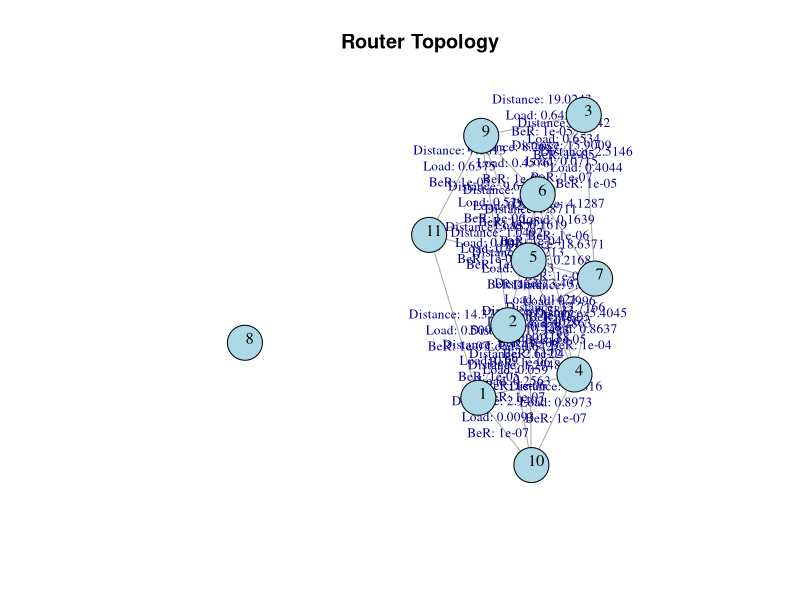
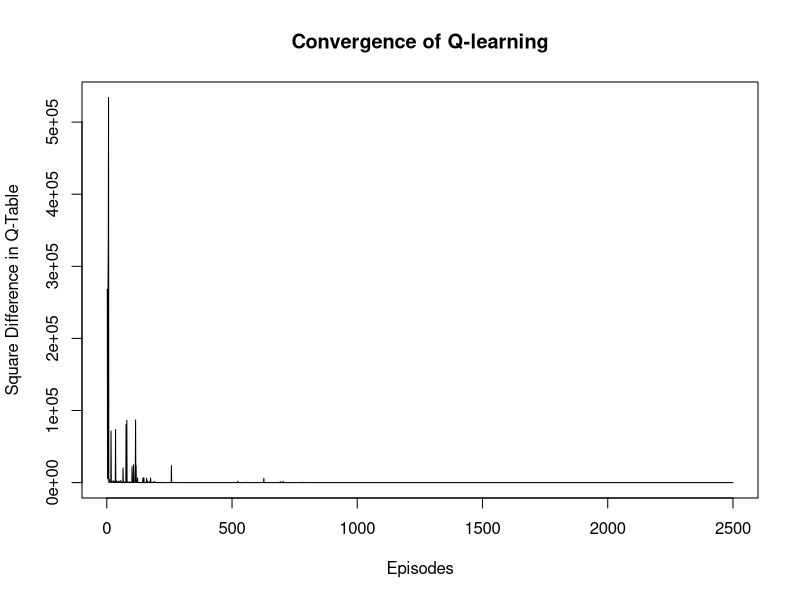

These charts were generated, in order, by the following R code: (Note: this script raises an error after producing the figures.)
rm(list=ls())
library(igraph)


################################################################################
#                       GENERATION OF RANDOM ROUTERS
################################################################################
create_states <- function(){
  "This is a function designed to generate the routers"
  
  # Generate a random number of states:
  num_states = sample(6:20, 1)
  
  # Create the states:
  states <- paste0("s", 1:num_states)
  
  # Take generated values to the environment:
  assign("num_states", num_states, envir = .GlobalEnv)
  assign("states", states, envir = .GlobalEnv)
}


################################################################################
#        GENERATION OF RANDOM VALUES OF DISTANCE, LOAD AND Bit Error Rate
################################################################################
generate_random_values <- function(num_states, num_paths){
  "This is a function used to generate random values of distance, load and BeR"
  
  # Create an empty adjacency matrix:
  adj_matrix <- matrix(0, nrow = num_states, ncol = num_states)
  
  # Fill the adjacency matrix with random values (1 or 0) to represent connections
  # between routers:
  for (i in 1:num_states) {
    for (j in 1:num_states) {
      if (i != j) {
        connection <- sample(c(0, 1), 1)
        adj_matrix[i, j] <- connection
        adj_matrix[j, i] <- connection
      }
    }
  }
  
  # Create the 3D arrays for each of the variables (the dimensions are 
  # num_states x num_states x num_paths).
  distance_values <- array(NA, dim = c(num_states, num_states, num_paths))
  load_values <- array(NA, dim = c(num_states, num_states, num_paths))
  ber_values <- array(NA, dim = c(num_states, num_states, num_paths))
  
  # Fill the arrays:
  for (i in 1:(num_states-1)) {  
    for (j in (i+1):num_states) { 
      
      # If condition to check whether there is a connection between router i and j.
      if (adj_matrix[i,j] == 1) {  
        
        # This loop iterates through each possible path between the nodes i and j.
        for (k in 1:num_paths){
          
          # For each path, it generates random values for distance, load and BeR.
          km <- runif(1, min = 1, max = 20)
          load <- runif(1, min = 0, max = 1)
          BeR <- 10^-(sample(3:8, 1))
          
          # Assign values to the arrays for both connections due to symmetry:
          distance_values[i, j, k] <- km; distance_values[j, i, k] <- km
          load_values[i, j, k] <- load; load_values[j, i, k] <- load
          ber_values[i, j, k] <- BeR; ber_values[j, i, k] <- BeR
        }
      }
    }
  }
  
  # Take generated values to the environment:
  assign("adj_matrix", adj_matrix, envir = .GlobalEnv)
  assign("distance_values", distance_values, envir = .GlobalEnv)
  assign("load_values", load_values, envir = .GlobalEnv)
  assign("ber_values", ber_values, envir = .GlobalEnv)
}


################################################################################
#                 SELECTION OF BEST PATHS (BASED ON PENALTIES)
################################################################################
calculate_total_cost <- function(distance_km, load, BeR) {
  "This is a function used to compute the total cost of a certain path based on
  distance, load and BeR values"
  
  # Penalization of propagation delay: we penalize 5us for each km in the fiber.
  propagation_delay = 5 * distance_km
  
  # Penalization of transmission queue delay: we penalize 1 us x (1/(1-load)).
  tranmission_queue_delay = 1/(1-load)
  
  # Penalization of BeR:
  if (BeR >= 10^-4 && BeR <= 1){
    ber_penalty = 1000
  } else if (BeR > 10^-5 && BeR < 10^-4){
    ber_penalty = 50
  } else {
    ber_penalty = 0
  }
  
  # Sum of penalties:
  return (propagation_delay + tranmission_queue_delay + ber_penalty)
}

select_best_paths <- function(num_states, num_paths, adj_matrix, distance_values, load_values, ber_values){
  "The main goal of this function is to go through all the possible paths from
  one router to another and select the one with the lowest cost"
  
  # Construct 4 matrices:
  # 1. cost_matrix: it will store the cost of the shortest paths.
  cost_matrix <- matrix(-Inf, nrow = num_states, ncol = num_states)
  
  # 2. chosen_distance: it will store the distance between routers of the path
  # that gave the lowest cost.
  chosen_distance <- matrix(NA, nrow = num_states, ncol = num_states)
  
  # 3. chosen_load: it will store the load between routers of the path
  # that gave the lowest cost.
  chosen_load <- matrix(NA, nrow = num_states, ncol = num_states)
  
  # 4. chosen_ber: it will store the BeR between routers of the path
  # that gave the lowest cost.
  chosen_ber <- matrix(NA, nrow = num_states, ncol = num_states)
  
  # Traverse through every possible combination of nodes:
  for (i in 1:num_states) {
    for (j in 1:num_states) {
      
      # Check if routers i and j are connected:
      if (adj_matrix[i,j] == 1) {
        min_cost <- Inf
        chosen_path_k <- NA  # Track the path 'k' that gave the minimum cost
        
        # Iterate through each possible path:
        for (k in 1:num_paths) {
          
          #For each path k, this code retrieves its distance, load, and Bit
          # error rate (BeR) values from the 3D arrays:
          km_value <- distance_values[i, j, k]
          load_value <- load_values[i, j, k]
          ber_value <- ber_values[i, j, k]
          
          # Check if any of the values is NA:
          if (!anyNA(c(km_value, load_value, ber_value))){
            
            # Compute the cost of the given path:
            cost <- calculate_total_cost(km_value, load_value, ber_value)
            
            # If the computed cost of the path k is less than the current min_cost,
            # then min_cost is updated to this new value and the index k of this
            # path is stored in chosen_path_k:
            if (cost < min_cost) {
              min_cost <- cost
              chosen_path_k <- k 
            }
          }
        }
        
        # Assign the cost to the path and store the respective km, load, and BeR values:
        cost_matrix[i, j] <- -min_cost
        if (!is.na(chosen_path_k)) {
          chosen_distance[i, j] <- distance_values[i, j, chosen_path_k]
          chosen_ber[i, j] <- ber_values[i, j, chosen_path_k]
          chosen_load[i, j] <- load_values[i, j, chosen_path_k]
        }
      }
    }
  }
  
  # Take generated values to the environment:
  assign("cost_matrix", cost_matrix, envir = .GlobalEnv)
  assign("chosen_distance", chosen_distance, envir = .GlobalEnv)
  assign("chosen_ber", chosen_ber, envir = .GlobalEnv)
  assign("chosen_load", chosen_load, envir = .GlobalEnv)
}


################################################################################
#                             REPRESENT THE TOPOLOGY
################################################################################
plot_topology <- function(adj_matrix, chosen_distance, chosen_load, chosen_ber){
  "This is a function used to plot the topology of the current environment"
  
  # Call the "igraph" library:
  library(igraph)
  
  # Create the graph:
  g <- graph_from_adjacency_matrix(adjmatrix=adj_matrix, mode="undirected", weighted=NULL, diag=FALSE)
  
  # Create the edge labels to show in the graph the distance, load and BeR values
  # of each connection between each router:
  edge_labels = c()
  for (i in 1:(num_states-1)){
    for (j in (i+1):num_states){
      if (adj_matrix[i,j] == 1){
        label <- paste(
          "Distance:", round(chosen_distance[i,j], 4), 
          "\nLoad:", round(chosen_load[i,j], 4), 
          "\nBeR:", chosen_ber[i,j],
          "\n"
        )
        edge_labels = c(edge_labels, label)
      }
    }
  }
  
  # Plot the graph:
  plot(g, 
       layout = layout_with_fr,
       vertex.color = "lightblue", 
       vertex.size = 20, 
       vertex.label.color = "black",
       vertex.label.cex = 1,
       vertex.label.dist = 0.5,
       edge.label.cex = 0.8,
       edge.label = edge_labels,
       main = "Router Topology") 
}


################################################################################
#                  SOLVE THE PROPOSED SCENARIO USING Q-LEARNING
################################################################################
get_convergence_epsiode <- function(all_q_tables){
  "This is a function that has the main goal of returning the episode in which
  Q-learning converges"
  
  # Definition of general variables:
  threshold <- 0.01
  convergence_episode <- NA
  
  # Start the process from Q-table number 21, since we consider the 20 previous
  # Q-tables for checking convergence (explained in detail below):
  for (i in 21:length(all_q_tables)){
    current <- all_q_tables[[i]]
    
    # Obtain the 20 previous Q-tables:
    prev_20_q <- all_q_tables[(i-20):(i-1)]
    
    # Initially declare the sum as 0:
    total_sum = 0
    
    # Go through the 20 previous Q-tables and sum them:
    for (j in 1:length(prev_20_q)){
      mat_i <- prev_20_q[[j]]
      total_sum <- total_sum + sum(mat_i[is.finite(mat_i)])
    }
    
    # Obtain the mean:
    prev_20_mean <- total_sum/20
    
    # We consider it has converged when the square sum of the current episode
    # and the mean of the 20 previous ones is less than the threshold.
    sum_current_one <- sum(current[is.finite(current)])
    differ <- (abs(sum(sum_current_one - prev_20_mean)))^2
    if (differ <= 0.01)
      break
  }
  
  # Show the convergence episode:
  cat("Convergence detected at episode:", i, "\n")
}

solve_scenario_qlearning <- function(num_states, adj_matrix, alpha, gamma, epsilon, num_episodes, cost_matrix){
  "This is a function that has the goal of solving a specific scenario using Q-learning"
  
  # Initialize a Q-table with all zeros. Then, any entry in the Q-table that
  # corresponds to a pair of nodes that aren't directly connected is set to
  # negative infinity to ensure those actions are not chosen.
  Q_table <- matrix(0, nrow = num_states, ncol = num_states)
  Q_table[adj_matrix == 0] <- -Inf
  
  # Create two variables "q_table_differences" and "previous_q_table". The former
  # will track the squared difference between Q-tables of consecutive episodes;
  # the latter, on the other side, will help us maintain the previous Q-table.
  q_table_differences <- numeric(num_episodes)
  previous_q_table <- matrix(0, nrow = num_states, ncol = num_states)
  previous_q_table[adj_matrix == 0] <- -Inf  # Initialize with -Inf for invalid actions
  
  # List to store all Q-tables for every episode:
  all_q_tables <- list()  
  
  # Start a loop over a specified number of episodes. In each episode, the agent
  # will navigate through the network to learn the optimal path:
  for (episode in 1:num_episodes) {
    
    # Randomly choose a starting state:
    state <- sample(1:num_states, 1)  
    
    # This list will keep track of all nodes the agent visits in this episode to
    # avoid loops.
    visited_nodes <- c(state)
    
    while (TRUE) {  
      possible_actions <- which(adj_matrix[state, ] == 1)
      
      # Epsilon-greedy Strategy: with probability epsilon, the agent chooses a
      # a random action from the available ones (exploration), and with probability
      # 1-epsilon, the agent chooses the action with the highest current Q-value
      # (exploitation).
      
      # A random number between 0 and 1 is generated: is it less than epsilon?
      # Then explore; otherwise? Exploit.
      if (runif(1) < epsilon) {
        # Exploration:
        valid_actions <- setdiff(possible_actions, visited_nodes)
        if (length(valid_actions) == 0) {
          break
        }
        action <- sample(valid_actions, 1)
        
        # Exploitation:
      } else {
        valid_actions <- setdiff(possible_actions, visited_nodes)
        if (length(valid_actions) == 0) {
          break
        }
        action_values <- Q_table[state, valid_actions]
        action_index <- which.max(action_values)
        action <- valid_actions[action_index]
      }
      
      # Update visited nodes:
      visited_nodes <- c(visited_nodes, action)
      
      # Finally: 
      # 1. Get a reward for the chosen action from the cost_matrix:
      reward <- cost_matrix[state, action] # agent tries to maximize its reward by minimizing the cost
      
      # 2. Calculate the expected reward by considering the maximum Q-value from
      # the next state (action), discounted by gamma.
      future_reward <- gamma * max(Q_table[action, ])
      
      # 3. Use the Q-learning formula to update the Q-value in the Q-table for
      # the current state and action.
      Q_table[state, action] <- (1-alpha)*Q_table[state, action] + alpha*(reward + future_reward)
      
      # The agent moves to the next state, which corresponds to the action it chose:
      state <- action  
    }
    
    # Track the squared difference for finite values:
    differences <- (abs(Q_table - previous_q_table))^2
    
    # By excluding the "Inf" values when calculating the error, we ensure that
    # we get a more representative measure of how much the Q-table has truly
    # changed in areas that can learn and change. It's a way to focus on the 
    # aspects of the Q-table that are relevant to the learning process.
    q_table_differences[episode] <- sum(differences[is.finite(differences)])
    previous_q_table <- Q_table
    all_q_tables[[episode]] <- Q_table
  }
  
  # Take generated values to the environment:
  assign("Q_table", Q_table, envir = .GlobalEnv)
  assign("q_table_differences", q_table_differences, envir = .GlobalEnv)
  assign("all_q_tables", all_q_tables, envir = .GlobalEnv)
  
  # Show generated values:
  plot(q_table_differences, type="l", xlab="Episodes",
       ylab="Square Difference in Q-Table",
       main="Convergence of Q-learning")
  get_convergence_epsiode(all_q_tables)
}


################################################################################
#                                   BEST PATH
################################################################################
get_best_path_after_learning <- function(Q_table, start_node, end_node, adj_matrix) {
  "Gives the best route from a starting node to a destination node based on the highest cumulative reward (lowest negative reward)"
  
  # Obtain the number of states using the Q-table:
  num_states <- nrow(Q_table)
  
  # Initialize distance, previous node and visited variables:
  # 1. distance: It represents the shortest known distance (or, in this case,
  #   the highest cumulative reward) from the start_node to every other node.
  distance <- rep(Inf, num_states)
  
  # 2. previous: This vector keeps track of the previous node on the best path
  #   from the start_node to every other node. It's used for backtracking to find
  #   the best path once Dijkstra's algorithm completes.
  previous <- rep(0, num_states)
  
  # 3. visited: This vector is a boolean flag for each state/node indicating
  #   if it has been visited (considered) in Dijkstra's algorithm. It ensures we
  #   don't reconsider nodes we've already processed.
  visited <- rep(FALSE, num_states)
  
  # Start node distance is 0:
  distance[start_node] <- 0
  
  # Find the shortest path using Dijkstra's algorithm with negative rewards:
  for (i in 1:num_states) {
    # Find the node with the minimum distance among unvisited nodes:
    min_distance <- Inf
    min_index <- -1
    
    for (v in 1:num_states) {
      # The inner loop iterates over all nodes to find the node with the minimum 
      # distance (highest reward in our case) that hasn't been visited. This node
      # is represented by min_index.
      if (!visited[v] && distance[v] < min_distance) {
        min_distance <- distance[v]
        min_index <- v
      }
    }
    
    if (min_index == -1) {
      # If min_index remains as -1, it indicates that there are no more reachable
      # nodes left to consider. Thus, we can break out of the outer loop.
      break
    }
    
    # Mark node as visited:
    visited[min_index] <- TRUE
    
    for (v in 1:num_states) {
      # This second inner loop checks each neighboring node v of the current
      # min_index node.
      
      if (!visited[v] && adj_matrix[min_index, v] == 1) {
        # This condition ensures that the neighbor v has not been visited and
        # is directly connected to the current node.
        
        alt <- distance[min_index] + (-Q_table[min_index, v])
        # For each valid neighbor, the algorithm calculates an alternate distance (alt),
        # which is the sum of the current node's distance and the negative Q-value
        # (negative to transform reward into cost).
        
        if (alt < distance[v]) {
          # If this alternate distance is less than the currently known distance
          # to the neighbor, then:
          #   1. The distance for the neighboring node v is updated with this new value.
          #   2. The previous vector for the neighbor v is set to the current node (min_index),
          #     indicating the current node is the best predecessor for the neighbor
          #     on the shortest path from the start node.
          distance[v] <- alt
          previous[v] <- min_index
        }
      }
    }
  }
  
  # Reconstruct the path from end_node to start_node. The path is initialized 
  # with the end_node because we're going to backtrack from our destination
  # (end_node) to our starting point (start_node). 
  path <- c(end_node)
  current_node <- end_node
  while (current_node != start_node) {
    # The loop continues as long as the current_node isn't the start_node, which
    # means we haven't reached the beginning of our path yet.
    
    # This line looks up the previous array to find the predecessor of the
    # current_node. The previous array contains the best predecessor for each
    # node as determined by the Dijkstra's algorithm:
    current_node <- previous[current_node]
    
    # Add node to path:
    path <- c(current_node, path)
  }
  
  # Take generated values to the environment:
  assign("path", path, envir = .GlobalEnv)
  
  # Show generated values:
  cat("Path from ", start_node, " to ", end_node, " (based on highest cumulative reward):\n")
  print(path)
}


################################################################################
#                             SOLVE RANDOM SCENARIO
################################################################################
# Define some general variables:
num_paths = 2
alpha = 0.5
gamma = 0.9
epsilon = 0.1
num_episodes = 2500

# STEP 1: Create the routers.
create_states()

# STEP 2: Generate the paths.
generate_random_values(num_states, num_paths)

# STEP 3: Select the best paths based on lowest costs.
select_best_paths(num_states, num_paths, adj_matrix, distance_values, load_values, ber_values)

# STEP 4: Plot the topology.
plot_topology(adj_matrix, chosen_distance, chosen_load, chosen_ber)

# STEP 5: Use Q-learning to explore the environment,
solve_scenario_qlearning(num_states, adj_matrix, alpha, gamma, epsilon, num_episodes, cost_matrix)

# Obtain the path to from every node to every other node:
for (i in 1:num_states){
  for (j in 1:num_states){
    if (i != j){
      get_best_path_after_learning(Q_table, start_node = i, end_node = j, adj_matrix)
      cat("\n")
    }
  }
}
